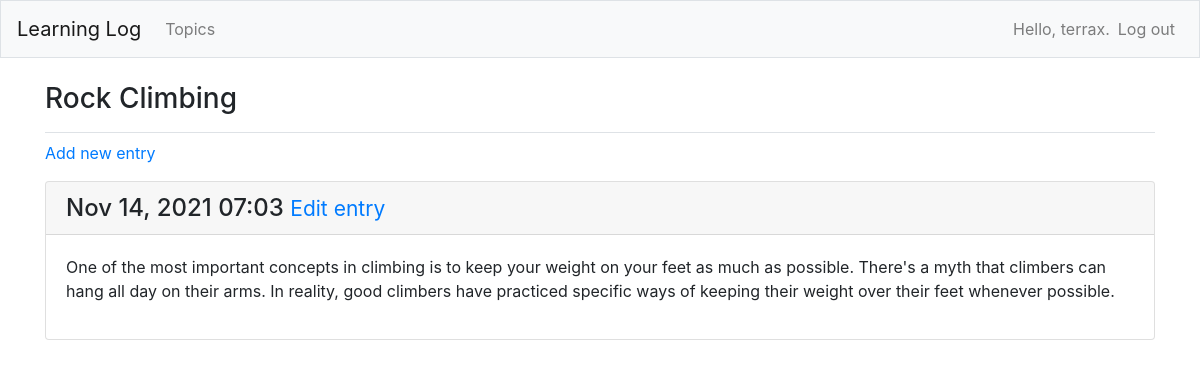
The page /topics/2/ (signed in) on the database its author committed.
### learning_logs/models.py (models this page shows, shortened)
class Topic(models.Model):
    text = models.CharField(max_length=200)
    date_added = models.DateTimeField(auto_now_add=True)
    owner = models.ForeignKey(User, on_delete=models.CASCADE)
    def __str__(self):
        return self.text

class Entry(models.Model):
    topic = models.ForeignKey(Topic, on_delete=models.CASCADE)
    text = models.TextField()
    date_added = models.DateTimeField(auto_now_add=True)
    class Meta:
        verbose_name_plural = 'entries'

### learning_logs/views.py (the view)
# urls.py: path('topics/<int:topic_id>/', views.topic, name='topic'),
@login_required
def topic(request, topic_id):
    title = 'Einträge'
    topic = Topic.objects.get(id=topic_id)
    if topic.owner != request.user:
        raise Http404
    entries = topic.entry_set.order_by('-date_added')
    context = {'entries': entries, 'topic': topic, 'title': title}
    return render(request, 'learning_logs/topic.html', context)

### learning_logs/templates/learning_logs/topic.html (shortened to what this page needs)
{% extends 'learning_logs/base.html' %}
{% block page-header %}
<h3>{{ topic }}</h3>
{% endblock page-header %}
{% block content %}
<p>
    <a href="{% url 'learning_logs:new_entry' topic.id %}">Add new entry</a>
</p>
{% for entry in entries %}
<div class="card mb-3">
    <h4 class="card-header">
        {{ entry.date_added|date:'M d, Y h:i' }}
        <small>
            <a href="{% url 'learning_logs:edit_entry' entry.id %}">Edit entry</a>
        </small>
    </h4>
    <div class="card-body">
        {{ entry.text|linebreaks }}
    </div>
</div>
{% empty %}
<p>There are no entries for this topic yet.</p>
{% endfor %}
{% endblock content %}

### learning_logs/templates/learning_logs/base.html (shortened to what this page needs)
{% load bootstrap4 %}
<!DOCTYPE html>
<html lang="en">
<head>
    {% bootstrap_css %}
</head>
<body>
    <nav class="navbar navbar-expand-md navbar-light bg-light mb-4 border">
        <a class="navbar-brand" href="{% url 'learning_logs:index' %}">Learning Log</a>
        <div class="collapse navbar-collapse" id="navbarCollapse">
            <ul class="navbar-nav mr-auuto">
                <li class="nav-item">
                    <a class="nav-link" href="{% url 'learning_logs:topics' %}">Topics</a>
                </li>
            </ul>
            <ul class="navbar-nav ml-auto">
                {% if user.is_authenticated %}
                <li class="nav-item">
                    <span class="navbar-text">Hello, {{ user.username }}.</span>
                </li>
                <li class="nav-item">
                    <a class="nav-link" href="{% url 'users:logout' %}">Log out</a>
                </li>
                {% endif %}
            </ul>
        </div>
    </nav>
    <main role="main" class="container">
        <div class="pb-2 mb-2 border-bottom">
            {% block page-header %} {% endblock page-header %}
        </div>
        <div>
            {% block content %} {% endblock content %}
        </div>
    </main>
</body>
</html>

### rows shown on the page
Topic: text "Rock Climbing"
Entry: date_added "Nov 14, 2021 07:03", text "One of the most important concepts in climbing is to keep your weight on your feet as much as possible. There's a myth that climbers can hang all day on their arms. In reality, good climbers have practiced specific ways of keeping their weight over their feet whenever possible."

### other values the page prints
{{ user.username }} "terrax"
